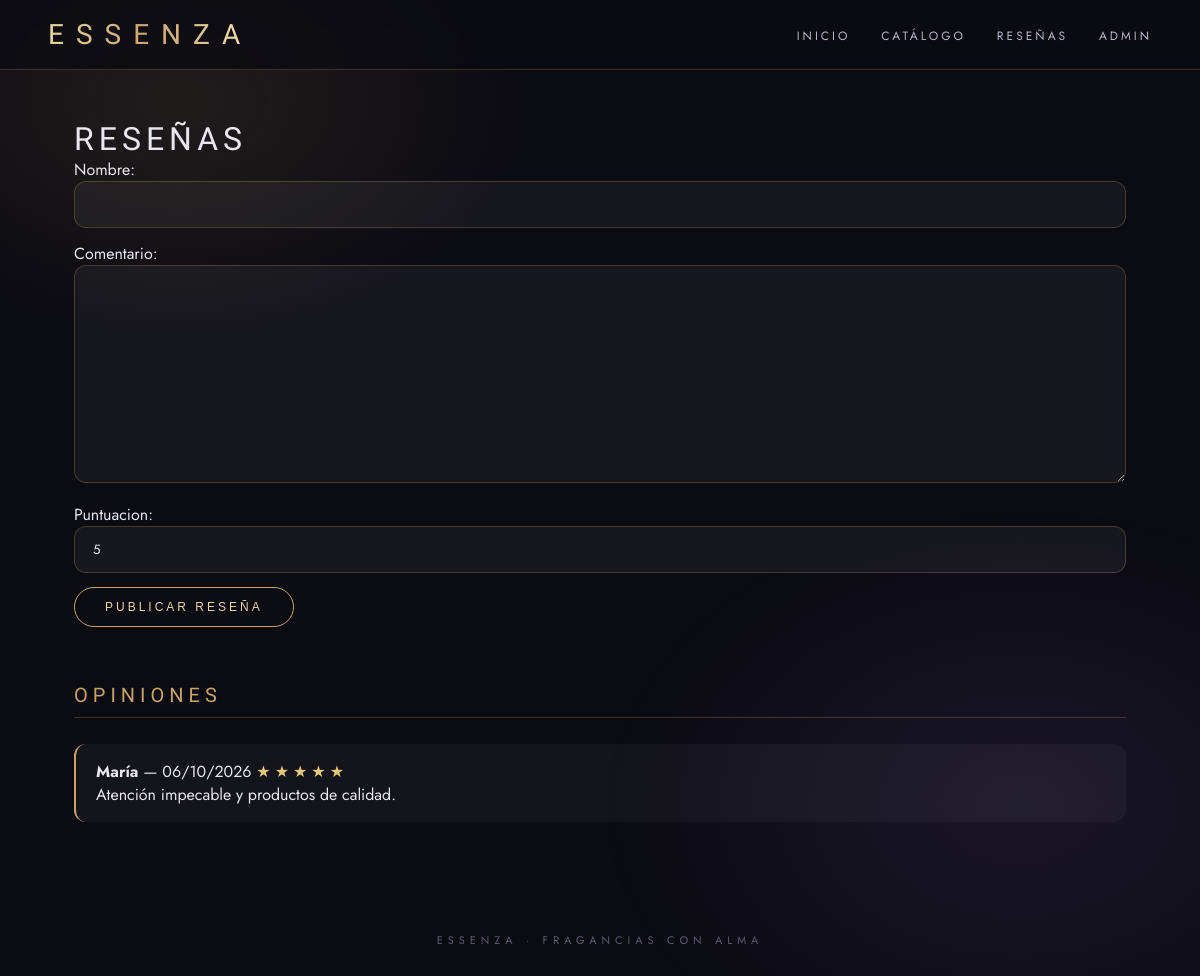
The app's page /resenas/ with its own data.
### tienda/models.py (models this page shows, shortened)
class Resena(models.Model):
    nombre = models.CharField(max_length=100)
    comentario = models.TextField()
    puntuacion = models.PositiveSmallIntegerField(default=5)
    fecha = models.DateTimeField(auto_now_add=True)

### tienda/views.py (the view)
# urls.py: path('resenas/', views.resenas, name='resenas'),
def resenas(request):
    lista = Resena.objects.order_by('-fecha')
    form = ResenaForm(request.POST or None)
    if form.is_valid():
        form.save()
        return redirect('resenas')
    return render(request, 'tienda/resenas.html', {'resenas': lista, 'form': form})

### tienda/views.py
class ResenaForm(forms.ModelForm):
    class Meta:
        model = Resena
        fields = ['nombre', 'comentario', 'puntuacion']

### tienda/templates/tienda/resenas.html (shortened to what this page needs)
{% extends 'tienda/base.html' %}
{% block contenido %}
<h1>Reseñas</h1>
<form method="post">
  {{ form.as_p }}
  <button class="btn" type="submit">Publicar reseña</button>
</form>
<h2>Opiniones</h2>
{% for r in resenas %}
<div class="resena">
  <strong>{{ r.nombre }}</strong> — {{ r.fecha|date:"d/m/Y" }} <span class="estrellas">{% for i in "*****" %}{% if forloop.counter <= r.puntuacion %}★{% else %}☆{% endif %}{% endfor %}</span>
  <p>{{ r.comentario }}</p>
</div>
{% empty %}<p>Aún no hay reseñas.</p>{% endfor %}
{% endblock %}

### tienda/templates/tienda/base.html (style rules this page uses)
* { margin:0; padding:0; box-sizing:border-box; }
html { scroll-behavior:smooth; }
body { font-family:'Jost',sans-serif; background:#0b0b12; color:#e8e6f0; min-height:100vh; overflow-x:hidden; }
body::before { content:''; position:fixed; inset:0; background:radial-gradient(600px 400px at 15% 10%, rgba(201,162,106,.12), transparent 60%), radial-gradient(700px 500px at 85% 80%, rgba(124,92,186,.14), transparent 60%); pointer-events:none; }
h1, h2 { font-family:'Italiana',serif; font-weight:400; letter-spacing:5px; text-transform:uppercase; }
h2 { font-size:20px; color:#c9a26a; border-bottom:1px solid rgba(201,162,106,.25); padding-bottom:10px; margin:56px 0 26px; }
.btn { display:inline-block; background:transparent; border:1px solid #c9a26a; color:#e8d5a3; padding:12px 30px; letter-spacing:3px; text-transform:uppercase; font-size:12px; border-radius:40px; cursor:pointer; transition:all .35s; }
form input, form textarea, form select { width:100%; padding:13px 18px; border:1px solid rgba(201,162,106,.25); border-radius:12px; background:rgba(255,255,255,.05); color:#e8e6f0; margin-bottom:14px; font-family:inherit; }
.resena { background:rgba(255,255,255,.04); border-left:2px solid #c9a26a; border-radius:12px; padding:16px 20px; margin-bottom:14px; animation:fadeUp .6s ease both; }
.estrellas { color:#e8c97a; letter-spacing:4px; }

### records on screen
Resena: nombre "María", fecha "06/10/2026", puntuacion 5 (drawn), comentario "Atención impecable y productos de calidad."
